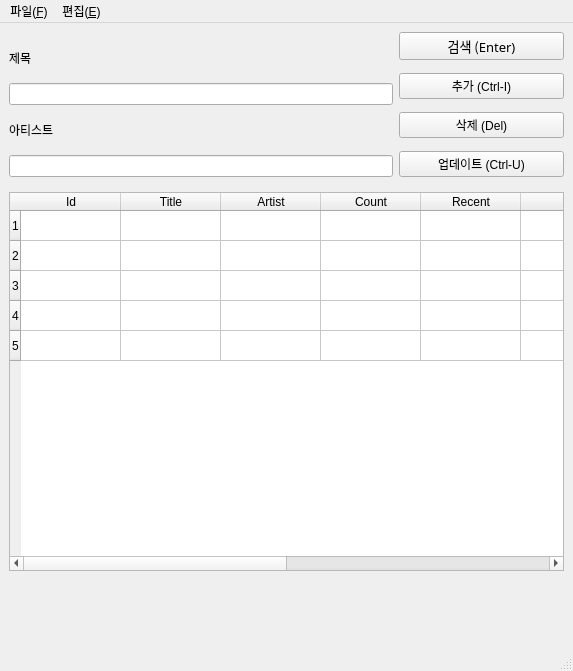
<?xml version="1.0" encoding="UTF-8"?>
<ui version="4.0">
 <class>MainWindow</class>
 <widget class="QMainWindow" name="MainWindow">
  <property name="geometry">
   <rect>
    <x>0</x>
    <y>0</y>
    <width>573</width>
    <height>671</height>
   </rect>
  </property>
  <property name="windowTitle">
   <string>MainWindow</string>
  </property>
  <property name="styleSheet">
   <string notr="true">font: 10pt &quot;NanumGothic&quot;;</string>
  </property>
  <widget class="QWidget" name="centralwidget">
   <property name="styleSheet">
    <string notr="true"/>
   </property>
   <layout class="QGridLayout" name="gridLayout" rowstretch="20,70,10" columnstretch="70,30">
    <property name="verticalSpacing">
     <number>15</number>
    </property>
    <item row="0" column="1">
     <layout class="QVBoxLayout" name="verticalLayout">
      <property name="spacing">
       <number>13</number>
      </property>
      <item>
       <widget class="QPushButton" name="inquireDataBtn">
        <property name="enabled">
         <bool>true</bool>
        </property>
        <property name="font">
         <font>
          <family>NanumGothic</family>
          <pointsize>10</pointsize>
          <weight>50</weight>
          <italic>false</italic>
          <bold>false</bold>
         </font>
        </property>
        <property name="toolTip">
         <string extracomment="검색버튼으로 결과를 확인하세요!"/>
        </property>
        <property name="text">
         <string>검색 (Enter)</string>
        </property>
        <property name="checkable">
         <bool>false</bool>
        </property>
        <property name="autoDefault">
         <bool>true</bool>
        </property>
        <property name="default">
         <bool>false</bool>
        </property>
        <property name="flat">
         <bool>false</bool>
        </property>
       </widget>
      </item>
      <item>
       <widget class="QPushButton" name="insertDataBtn">
        <property name="text">
         <string>추가 (Ctrl-I)</string>
        </property>
       </widget>
      </item>
      <item>
       <widget class="QPushButton" name="deleteDataBtn">
        <property name="text">
         <string>삭제 (Del)</string>
        </property>
       </widget>
      </item>
      <item>
       <widget class="QPushButton" name="updateDataBtn">
        <property name="text">
         <string>업데이트 (Ctrl-U)</string>
        </property>
       </widget>
      </item>
     </layout>
    </item>
    <item row="0" column="0">
     <layout class="QVBoxLayout" name="verticalLayout_2" stretch="20,30,20,30">
      <item>
       <widget class="QLabel" name="titleLabel">
        <property name="text">
         <string>제목</string>
        </property>
       </widget>
      </item>
      <item>
       <widget class="QLineEdit" name="titleInput"/>
      </item>
      <item>
       <widget class="QLabel" name="artistLabel">
        <property name="styleSheet">
         <string notr="true"/>
        </property>
        <property name="text">
         <string>아티스트</string>
        </property>
       </widget>
      </item>
      <item>
       <widget class="QLineEdit" name="artistInput"/>
      </item>
     </layout>
    </item>
    <item row="2" column="0">
     <widget class="QLabel" name="console">
      <property name="sizePolicy">
       <sizepolicy hsizetype="Preferred" vsizetype="Minimum">
        <horstretch>0</horstretch>
        <verstretch>0</verstretch>
       </sizepolicy>
      </property>
      <property name="font">
       <font>
        <family>NanumGothic</family>
        <pointsize>10</pointsize>
        <weight>50</weight>
        <italic>false</italic>
        <bold>false</bold>
       </font>
      </property>
      <property name="toolTip">
       <string extracomment="프로그램이 당신에게 보내는 편지입니다. 다정하게 대해주세요 :)"/>
      </property>
      <property name="text">
       <string/>
      </property>
     </widget>
    </item>
    <item row="1" column="0" colspan="2">
     <widget class="myTableWidget" name="tableWidget">
      <property name="styleSheet">
       <string notr="true"/>
      </property>
      <property name="frameShape">
       <enum>QFrame::StyledPanel</enum>
      </property>
      <property name="editTriggers">
       <set>QAbstractItemView::NoEditTriggers</set>
      </property>
      <property name="alternatingRowColors">
       <bool>false</bool>
      </property>
      <property name="selectionMode">
       <enum>QAbstractItemView::SingleSelection</enum>
      </property>
      <property name="selectionBehavior">
       <enum>QAbstractItemView::SelectItems</enum>
      </property>
      <property name="showGrid">
       <bool>true</bool>
      </property>
      <property name="rowCount">
       <number>5</number>
      </property>
      <property name="columnCount">
       <number>10</number>
      </property>
      <attribute name="verticalHeaderStretchLastSection">
       <bool>false</bool>
      </attribute>
      <row/>
      <row/>
      <row/>
      <row/>
      <row/>
      <column>
       <property name="text">
        <string>Id</string>
       </property>
      </column>
      <column>
       <property name="text">
        <string>Title</string>
       </property>
      </column>
      <column>
       <property name="text">
        <string>Artist</string>
       </property>
      </column>
      <column>
       <property name="text">
        <string>Count</string>
       </property>
      </column>
      <column>
       <property name="text">
        <string>Recent</string>
       </property>
      </column>
      <column/>
      <column/>
      <column/>
      <column/>
      <column/>
     </widget>
    </item>
   </layout>
  </widget>
  <widget class="QMenuBar" name="menubar">
   <property name="geometry">
    <rect>
     <x>0</x>
     <y>0</y>
     <width>573</width>
     <height>21</height>
    </rect>
   </property>
   <widget class="QMenu" name="menu_F">
    <property name="title">
     <string>파일(&amp;F)</string>
    </property>
    <addaction name="actionOpenDatabase"/>
    <addaction name="saveDatabaseHotkey"/>
   </widget>
   <widget class="QMenu" name="menu_E">
    <property name="title">
     <string>편집(&amp;E)</string>
    </property>
    <addaction name="undoHotkey"/>
    <addaction name="redoHotkey"/>
    <addaction name="separator"/>
    <addaction name="insertHotkey"/>
    <addaction name="modifyCellHotkey"/>
    <addaction name="deleteHotkey"/>
    <addaction name="updateHotkey"/>
    <addaction name="separator"/>
    <addaction name="moveFocusHotkey"/>
   </widget>
   <addaction name="menu_F"/>
   <addaction name="menu_E"/>
  </widget>
  <widget class="QStatusBar" name="statusbar"/>
  <action name="actionOpenDatabase">
   <property name="text">
    <string>데이터베이스 불러오기</string>
   </property>
   <property name="toolTip">
    <string>데이터가 저장된 데이터베이스를 불러옵니다</string>
   </property>
   <property name="shortcut">
    <string>Ctrl+O</string>
   </property>
  </action>
  <action name="undoHotkey">
   <property name="text">
    <string>실행 취소</string>
   </property>
   <property name="toolTip">
    <string>제일 마지막에 한 행동을 취소합니다</string>
   </property>
   <property name="shortcut">
    <string>Ctrl+Z</string>
   </property>
  </action>
  <action name="redoHotkey">
   <property name="text">
    <string>다시 실행</string>
   </property>
   <property name="toolTip">
    <string>취소한 행동을 다시 실행합니다</string>
   </property>
   <property name="shortcut">
    <string>Ctrl+Y</string>
   </property>
  </action>
  <action name="saveDatabaseHotkey">
   <property name="text">
    <string>데이터베이스에 저장</string>
   </property>
   <property name="toolTip">
    <string>데이터가 저장된 데이터베이스에 지금껏 변경한 데이터를 저장합니다</string>
   </property>
   <property name="shortcut">
    <string>Ctrl+S</string>
   </property>
  </action>
  <action name="modifyCellHotkey">
   <property name="text">
    <string>데이터 수정</string>
   </property>
   <property name="toolTip">
    <string>선택된 셀의 내용을 수정합니다</string>
   </property>
   <property name="shortcut">
    <string>Ctrl+E</string>
   </property>
  </action>
  <action name="insertHotkey">
   <property name="text">
    <string>데이터 삽입</string>
   </property>
   <property name="shortcut">
    <string>Ctrl+I</string>
   </property>
  </action>
  <action name="deleteHotkey">
   <property name="text">
    <string>데이터 삭제</string>
   </property>
   <property name="toolTip">
    <string>선택한 데이터를 삭제합니다</string>
   </property>
   <property name="shortcut">
    <string>Del</string>
   </property>
  </action>
  <action name="updateHotkey">
   <property name="text">
    <string>데이터 업데이트</string>
   </property>
   <property name="shortcut">
    <string>Ctrl+U</string>
   </property>
  </action>
  <action name="moveFocusHotkey">
   <property name="text">
    <string>포커스 검색창으로 옮기기</string>
   </property>
   <property name="shortcut">
    <string>Ctrl+Q</string>
   </property>
  </action>
 </widget>
 <customwidgets>
  <customwidget>
   <class>myTableWidget</class>
   <extends>QTableWidget</extends>
   <header>mytablewidget.h</header>
  </customwidget>
 </customwidgets>
 <resources/>
 <connections>
  <connection>
   <sender>insertDataBtn</sender>
   <signal>clicked()</signal>
   <receiver>MainWindow</receiver>
   <slot>insertDataBtnPressed()</slot>
   <hints>
    <hint type="sourcelabel">
     <x>562</x>
     <y>67</y>
    </hint>
    <hint type="destinationlabel">
     <x>383</x>
     <y>607</y>
    </hint>
   </hints>
  </connection>
  <connection>
   <sender>deleteDataBtn</sender>
   <signal>clicked()</signal>
   <receiver>MainWindow</receiver>
   <slot>deleteDataBtnPressed()</slot>
   <hints>
    <hint type="sourcelabel">
     <x>562</x>
     <y>107</y>
    </hint>
    <hint type="destinationlabel">
     <x>526</x>
     <y>609</y>
    </hint>
   </hints>
  </connection>
  <connection>
   <sender>updateDataBtn</sender>
   <signal>clicked()</signal>
   <receiver>MainWindow</receiver>
   <slot>updateDataBtnPressed()</slot>
   <hints>
    <hint type="sourcelabel">
     <x>562</x>
     <y>161</y>
    </hint>
    <hint type="destinationlabel">
     <x>572</x>
     <y>609</y>
    </hint>
   </hints>
  </connection>
  <connection>
   <sender>inquireDataBtn</sender>
   <signal>clicked()</signal>
   <receiver>MainWindow</receiver>
   <slot>inquireDataBtnPressed()</slot>
   <hints>
    <hint type="sourcelabel">
     <x>562</x>
     <y>46</y>
    </hint>
    <hint type="destinationlabel">
     <x>210</x>
     <y>602</y>
    </hint>
   </hints>
  </connection>
  <connection>
   <sender>artistInput</sender>
   <signal>returnPressed()</signal>
   <receiver>inquireDataBtn</receiver>
   <slot>click()</slot>
   <hints>
    <hint type="sourcelabel">
     <x>374</x>
     <y>161</y>
    </hint>
    <hint type="destinationlabel">
     <x>562</x>
     <y>46</y>
    </hint>
   </hints>
  </connection>
  <connection>
   <sender>titleInput</sender>
   <signal>returnPressed()</signal>
   <receiver>inquireDataBtn</receiver>
   <slot>click()</slot>
   <hints>
    <hint type="sourcelabel">
     <x>171</x>
     <y>76</y>
    </hint>
    <hint type="destinationlabel">
     <x>562</x>
     <y>46</y>
    </hint>
   </hints>
  </connection>
 </connections>
 <slots>
  <slot>inquireDataBtnPressed()</slot>
  <slot>insertDataBtnPressed()</slot>
  <slot>deleteDataBtnPressed()</slot>
  <slot>updateDataBtnPressed()</slot>
 </slots>
</ui>
